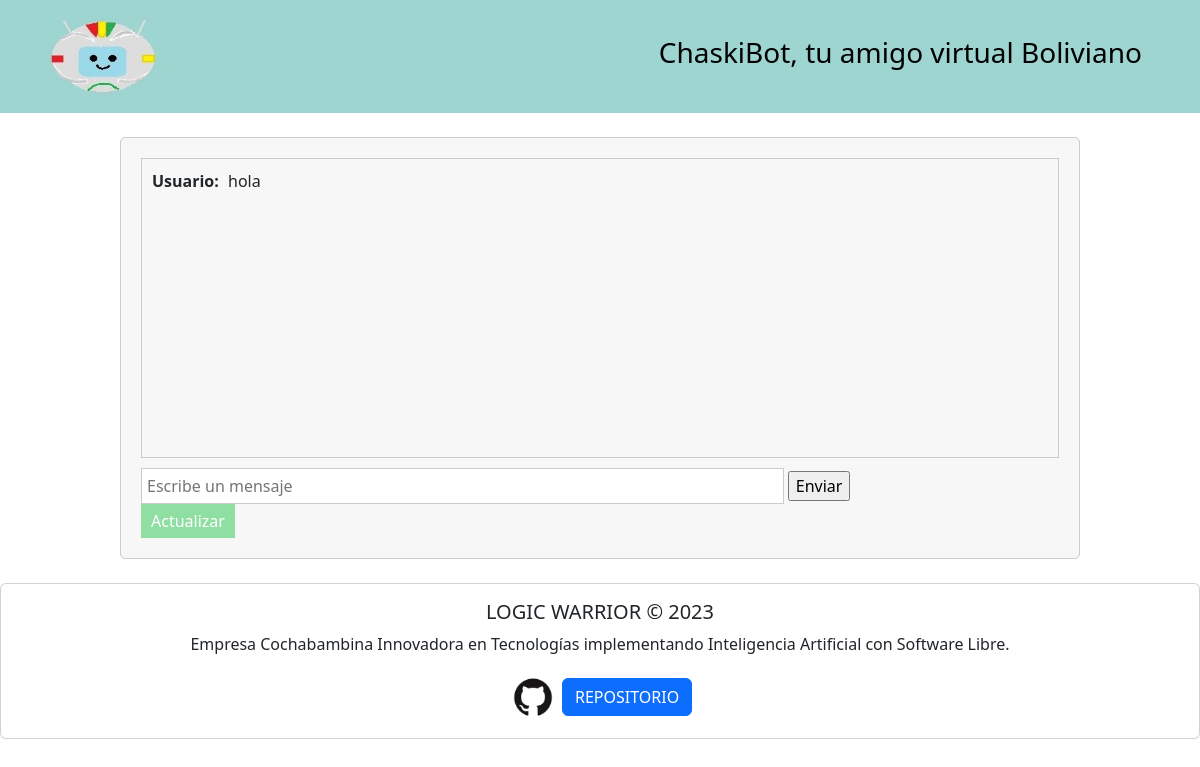
/chat/, run on an earlier commit of the app's database.
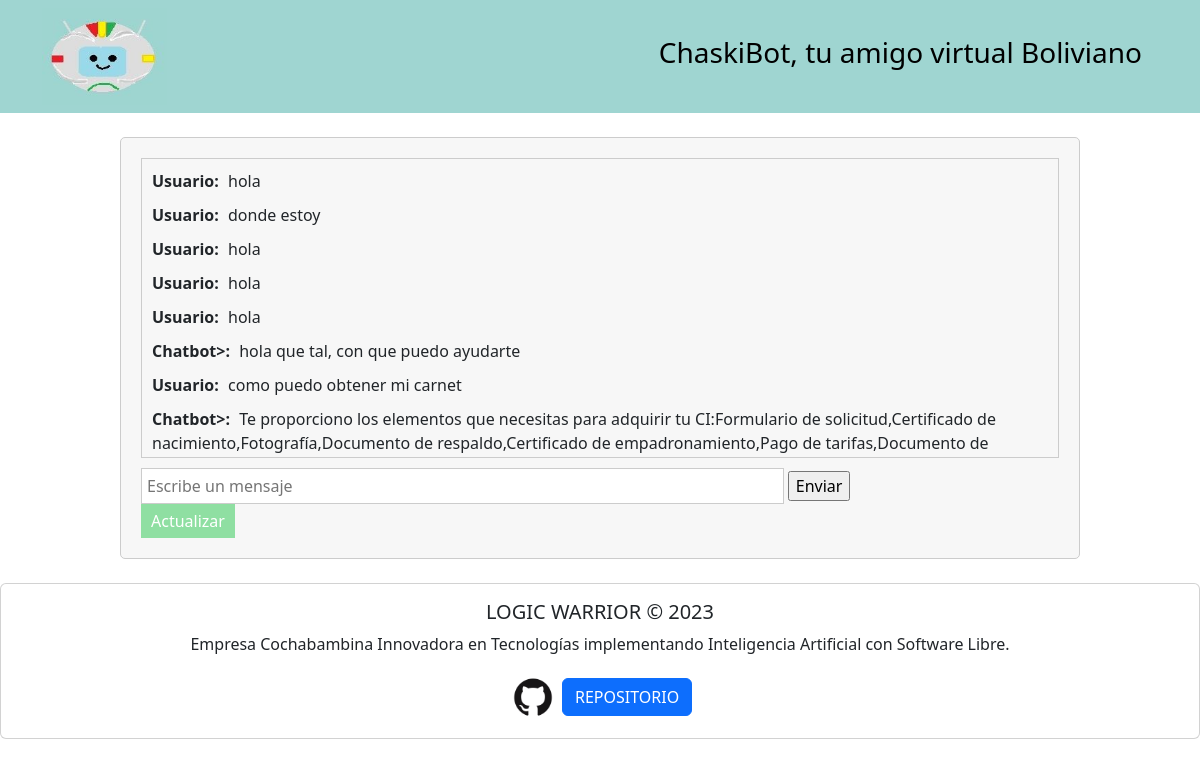
And on a later commit of the database.
### chatbotApp/models.py (models this page shows, shortened)
class Menssage(models.Model):
    sender = models.CharField(max_length=100)
    content = models.TextField()
    timestamp = models.DateTimeField(auto_now_add=True)

### chatbotApp/views.py (the view)
# urls.py: path('chat/',views.chat_view, name='chat2'),
def chat_view(request):
    messages = Menssage.objects.all()
    return render(request, 'chatbotApp/chat2.html', {'messages': messages})

### chatbotApp/templates/chatbotApp/chat2.html (shortened to what this page needs)
{%load static%}
<!DOCTYPE html>
<html>
<head>
    <link rel="stylesheet" type="text/css" href="{%static 'css/chat2.css'%}">
    <link rel="stylesheet" type="text/css" href="https://cdn.jsdelivr.net/npm/bootstrap@5.3.1/dist/css/bootstrap.min.css">
</head>
<body>
    <header>
        <nav id="cabecera" class="navbar bg-body-tertiary">
            <div class="container">
                <img src="{%static '/img/ImgBOT.jpg'%}" width="125">
              <a class="navbar-brand" href="#">
                <h3>ChaskiBot, tu amigo virtual Boliviano</h3>
              </a>
            </div>
          </nav>
    </header>
      <br>
    <div class="chat-container">
        <div class="chat-messages">
            {% for message in messages %}
                <div class="message">
                    <span class="sender">{{ message.sender }}:</span>
                    <span class="content">{{ message.content }}</span>
                </div>
            {% endfor %}
        </div>
        <form method="post" action="/buscar/">
            <input type="text" name="message" placeholder="Escribe un mensaje">
            <input type="submit" value="Enviar">
        </form>
        <button id="refresh-button">Actualizar</button>
    </div>
    <br>
    <div class="card text-center">
        <div class="card-body">
          <h5 class="card-title">LOGIC WARRIOR &copy 2023</h5>
          <p class="card-text">Empresa Cochabambina Innovadora en Tecnologías implementando Inteligencia Artificial con Software Libre.</p>
          <img src="{%static '/img/GITHUB.jpg'%}" width="50">
          <a href="https://github.com/BMOO69/hackathonIA" class="btn btn-primary">REPOSITORIO</a>
        </div>
      </div>
</body>
</html>

### chatbotApp/static/css/chat2.css (style rules this page uses)
body { font-family: Arial, sans-serif; }
#cabecera { background: #9FD5D1!important; }
.chat-container { width: 80%; margin: 0 auto; padding: 20px; border: 1px solid #ccc; border-radius: 5px; background-color: #f7f7f7; }
.chat-messages { height: 300px; overflow-y: scroll; border: 1px solid #ccc; padding: 10px; margin-bottom: 10px; }
.message { margin-bottom: 10px; }
.sender { font-weight: bold; margin-right: 5px; }
input[type="text"] { width: 70%; padding: 5px; border: 1px solid #ccc; }
button { padding: 5px 10px; background-color: #8fdfa2; color: #fff; border: none; cursor: pointer; }

What changed in the data, as far as the page shows it:
added Menssage: sender "Usuario", content "donde estoy"
added Menssage: sender "Usuario", content "hola"
added Menssage: sender "Usuario", content "hola"
added Menssage: sender "Usuario", content "hola"
added Menssage: sender "Chatbot>", content "hola que tal, con que puedo ayudarte"
added Menssage: sender "Usuario", content "como puedo obtener mi carnet"
added Menssage: sender "Chatbot>", content "Te proporciono los elementos que necesitas para adquirir tu CI:Formulario de solicitud,Certificado de nacimiento,Fotografía,Documento de respaldo,Certificado de empadronamiento,Pago de tarifas,Documento de…"
